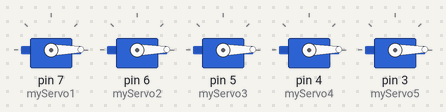
The sketch below on a simulated Arduino Uno, built with avr-gcc and run on an emulated ATmega328P. Shown: 5 × servo.

Above: at 0.05 s.
At 0.8 s:
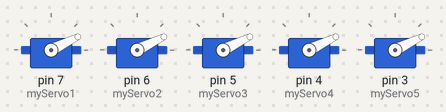
At 1.3 s:
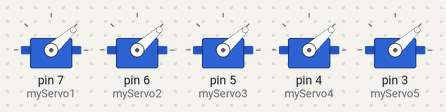
At 2.55 s:
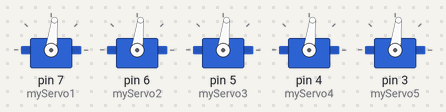
At 3.8 s:
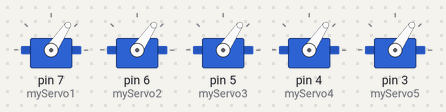
At 5.1 s:
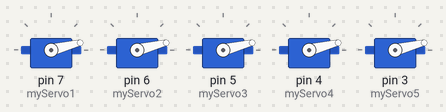
Timing chart, 0 to 7.2 s (numbered marks = the images above):
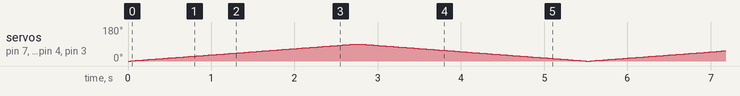

The sketch:

arduino_robot_arm1.ino
```cpp
#include<Servo.h>
Servo myServo1;
Servo myServo2;
Servo myServo3;
Servo myServo4;
Servo myServo5;
int pos = 0; // variable used to change the servo position

void setup()
{
  myServo1.attach(7); // attaches the servo on pin 7 to the servo object
  myServo2.attach(6); // attaches the servo on pin 6 to the servo object
  myServo3.attach(5); // attaches the servo on pin 5 to the servo object
  myServo4.attach(4); // attaches the servo on pin 4 to the servo object
  myServo5.attach(3); // attaches the servo on pin 3 to the servo object

}

void loop()
{
  for(pos=0;pos<=90;pos++){//ascending loop
    // sets the servo position from 0 to 90 gradually
    myServo1.write(pos);
    myServo2.write(pos);
    myServo3.write(pos);
    myServo4.write(pos);
    myServo5.write(pos);
    delay(30);
  }

  for(pos=90;pos>=0;pos--){//descending loop
    // sets the servo position from 90 to 0 gradually
    myServo1.write(pos);
    myServo2.write(pos);
    myServo3.write(pos);
    myServo4.write(pos);
    myServo5.write(pos);
    delay(30);
  }
}
```
